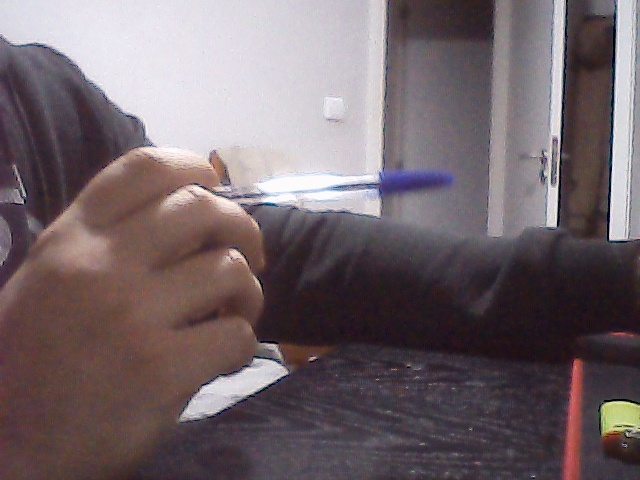
#> input picture calibration_images/left/left_0.jpg, 640 x 480 px, given in place of the camera
$ python canvas+pen+save+delay.py
#> lines starting #> are read from the running program, lines starting #| are printed output that depends on the picture; after the words box and inside, x2 and y2 are one past the last pixel; in counts of white or black regions, pixels touching at a corner belong together
import cv2
import numpy as np
import os
import time  # Import time module for delays

def nothing(x):
    pass

# Create a window for trackbars to tune HSV values
cv2.namedWindow("Trackbars")
cv2.createTrackbar("Lower-H", "Trackbars", 100, 179, nothing)
cv2.createTrackbar("Lower-S", "Trackbars", 150, 255, nothing)
cv2.createTrackbar("Lower-V", "Trackbars", 50, 255, nothing)
cv2.createTrackbar("Upper-H", "Trackbars", 140, 179, nothing)
cv2.createTrackbar("Upper-S", "Trackbars", 255, 255, nothing)
cv2.createTrackbar("Upper-V", "Trackbars", 255, 255, nothing)

# Initialize the canvas for drawing
canvas = None

# Start capturing video from the webcam
cap = cv2.VideoCapture(0)

# Initialize variables to store the pen's previous position
prev_x, prev_y = None, None

# Variable to track if a circle-ish shape is detected
circle_detected = False
circle_frames_count = 0

# Directory to save frames
save_dir = r"C:\Users\pops\Desktop\openCV_Advanced\canvas+pen+save"

# Ensure the directory exists
if not os.path.exists(save_dir):
    os.makedirs(save_dir)

# Function to detect a circle-ish (oval) shape using contour fitting
def detect_oval_or_circle(canvas):
    gray = cv2.cvtColor(canvas, cv2.COLOR_BGR2GRAY)
    # Threshold to get binary image
    _, binary = cv2.threshold(gray, 50, 255, cv2.THRESH_BINARY)

    # Find contours in the binary image
    contours, _ = cv2.findContours(binary, cv2.RETR_EXTERNAL, cv2.CHAIN_APPROX_SIMPLE)

    for contour in contours:
        if cv2.contourArea(contour) > 500:  # Filter small contours
            # Fit an ellipse to the contour
            if len(contour) >= 5:  # At least 5 points are needed to fit an ellipse
                ellipse = cv2.fitEllipse(contour)
                (center, axes, angle) = ellipse
                aspect_ratio = float(axes[0]) / axes[1]  # Aspect ratio of the ellipse (width / height)

                # Check if the aspect ratio is close to 1 (circle-ish)
                if 0.5 <= aspect_ratio <= 1.2:  # Flexible for ovals
                    return True, ellipse  # Return if a valid circle-ish shape is found
    return False, None

while True:
    ret, frame = cap.read()
#> frame is the input picture: shape (480, 640, 3); mean B, G, R 106, 101.5, 114.4
    if not ret:
        break

    frame = cv2.flip(frame, 1)  # Flip the frame horizontally
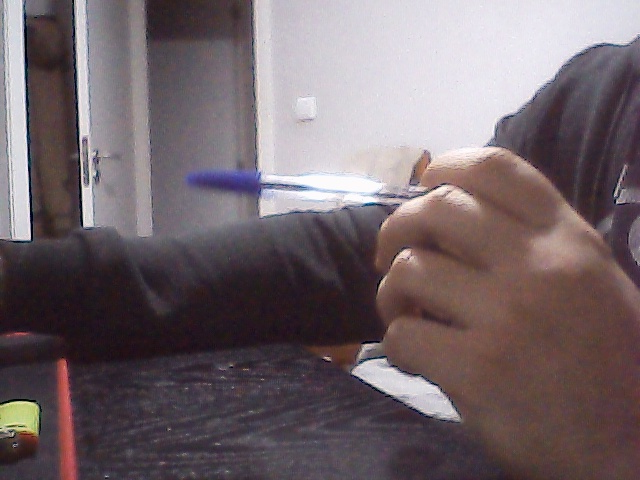
#> frame: shape (480, 640, 3); mean B, G, R 106, 101.5, 114.4
    if canvas is None:
        canvas = np.zeros_like(frame)  # Initialize a blank canvas with the same size as the frame

    # Get the HSV range values from the trackbars
    lower_h = cv2.getTrackbarPos("Lower-H", "Trackbars")
    lower_s = cv2.getTrackbarPos("Lower-S", "Trackbars")
    lower_v = cv2.getTrackbarPos("Lower-V", "Trackbars")
    upper_h = cv2.getTrackbarPos("Upper-H", "Trackbars")
    upper_s = cv2.getTrackbarPos("Upper-S", "Trackbars")
    upper_v = cv2.getTrackbarPos("Upper-V", "Trackbars")

    # Define the lower and upper bounds for the pen's color
    lower_bound = np.array([lower_h, lower_s, lower_v])
    upper_bound = np.array([upper_h, upper_s, upper_v])

    # Convert the frame to HSV
    hsv = cv2.cvtColor(frame, cv2.COLOR_BGR2HSV)
#> hsv: shape (480, 640, 3); mean H, S, V 112.1, 48.9, 116.7

    # Create a mask to detect the pen's color
    mask = cv2.inRange(hsv, lower_bound, upper_bound)
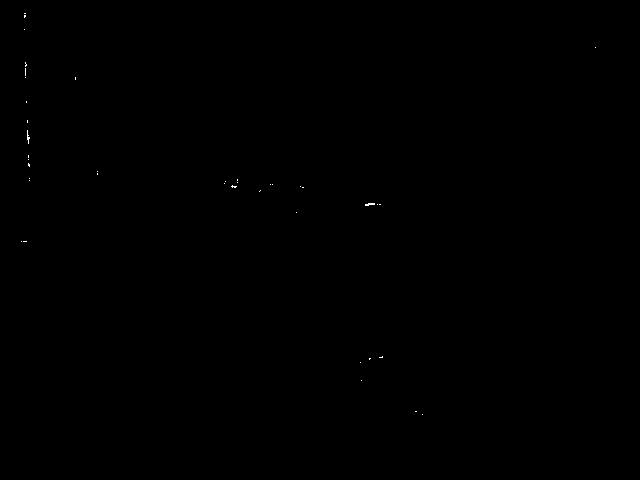
#> mask: shape (480, 640); 0.04% white in thin lines or dots, all inside (x1, y1, x2, y2) = (21, 13, 596, 415)

    # Reduce noise in the mask
    mask = cv2.erode(mask, None, iterations=2)
#> mask: shape (480, 640); every value is 0
    mask = cv2.dilate(mask, None, iterations=2)

    # Find contours in the mask
    contours, _ = cv2.findContours(mask, cv2.RETR_EXTERNAL, cv2.CHAIN_APPROX_SIMPLE)
#> contours = []
    if contours:
        # Find the largest contour
        largest_contour = max(contours, key=cv2.contourArea)
        if cv2.contourArea(largest_contour) > 500:  # Filter small objects
            # Get the center and radius of the largest contour
            ((x, y), radius) = cv2.minEnclosingCircle(largest_contour)
            M = cv2.moments(largest_contour)
            if M["m00"] > 0:
                center_x = int(M["m10"] / M["m00"])
                center_y = int(M["m01"] / M["m00"])

                # Draw on the canvas if the pen is detected
                if prev_x is not None and prev_y is not None:
                    cv2.line(canvas, (prev_x, prev_y), (center_x, center_y), (0, 255, 0), 5)

                prev_x, prev_y = center_x, center_y

        # Detect circle-ish or oval shape on the canvas
        is_circle, ellipse = detect_oval_or_circle(canvas)
        if is_circle:
            # Draw the detected ellipse on the frame
            cv2.ellipse(frame, ellipse, (0, 255, 0), 2)  # Draw the ellipse in green
            circle_detected = True

    else:
        prev_x, prev_y = None, None  # Reset if no pen is detected

    # Combine the canvas and the frame
    combined = cv2.add(frame, canvas)

    # Save the frame if a circle-ish shape is detected
    if circle_detected:
        # Introduce a delay of 1 second before saving and clearing the canvas
        time.sleep(1)  # Delay for 1 second

        # Save the image with a unique filename in the specified directory
        frame_filename = os.path.join(save_dir, f"circle_detected_frame_{circle_frames_count}.jpg")
        cv2.imwrite(frame_filename, combined)
        circle_frames_count += 1  # Increment the counter for unique filenames
        circle_detected = False  # Reset the flag after saving

        # Clear the canvas immediately after saving the frame
        canvas = np.zeros_like(frame)

    # Show the results
    cv2.imshow("Live Feed", combined)
    cv2.imshow("Mask", mask)

    key = cv2.waitKey(1) & 0xFF
#> (key q is pressed here)
    if key == ord('q'):
        break
    elif key == ord('c'):  # Clear the canvas when 'c' is pressed
        canvas = np.zeros_like(frame)

cap.release()
cv2.destroyAllWindows()
